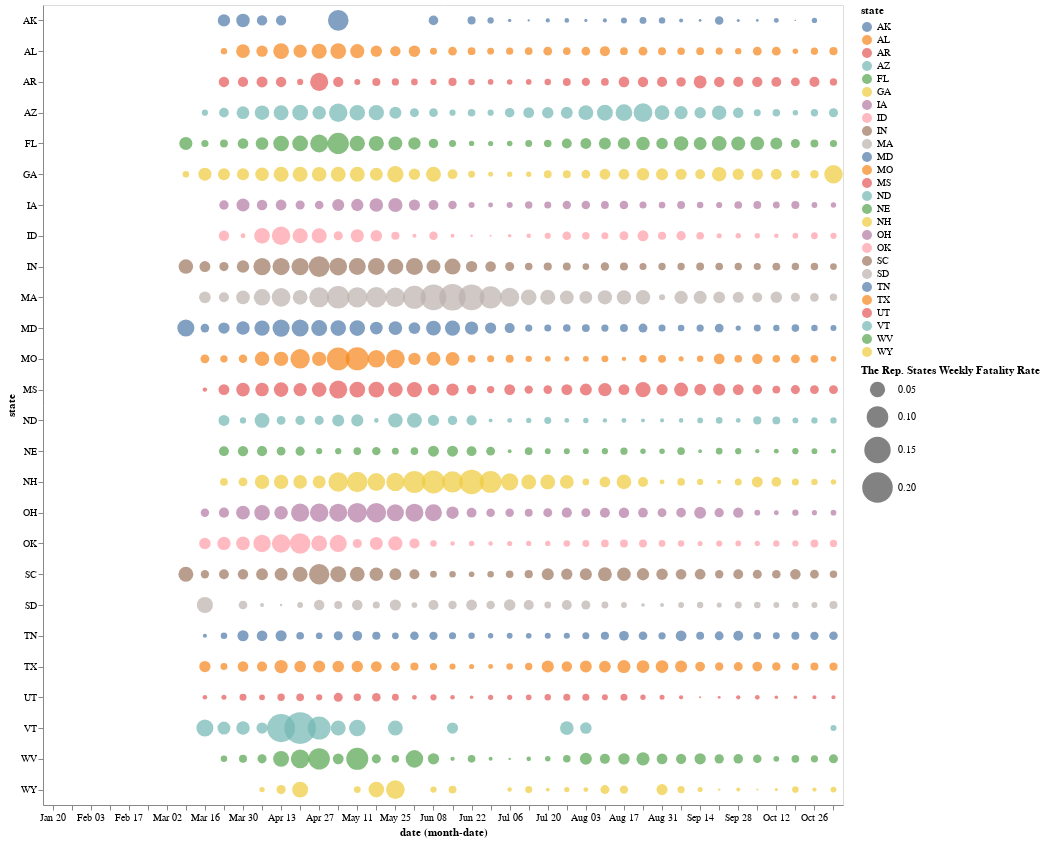

The notebook cell this image was saved under:
### Code cell
alt.data_transformers.disable_max_rows()
alt.Chart(weekly_rep).mark_circle().encode(
    x='monthdate(date):O',
    y='state',
    color='state',
    size=alt.Size('weekly_fr:Q',
        scale=alt.Scale(range=[0, 1000]),
        legend=alt.Legend(title='The Rep. States Weekly Fatality Rate')
    ) 
).properties(
    width=800,
    height=800
)

### Figure 1 — Vega-Lite specification as saved in the notebook (floating-point values rounded to 4 significant figures; data arrays with more than 128 entries replaced by an {"elided": "..."} marker saying what was removed)
{"config": {"view": {"continuousWidth": 400, "continuousHeight": 300}}, "data": {"name": "data-9ff102100ce8f8006ebe4037e9c54fcf"}, "mark": "circle", "encoding": {"color": {"type": "nominal", "field": "state"}, "size": {"type": "quantitative", "field": "weekly_fr", "legend": {"title": "The Rep. States Weekly Fatality Rate"}, "scale": {"range": [0, 1000]}}, "x": {"type": "ordinal", "field": "date", "timeUnit": "monthdate"}, "y": {"type": "nominal", "field": "state"}}, "height": 800, "width": 800, "$schema": "https://vega.github.io/schema/vega-lite/v4.8.1.json", "datasets": {"data-9ff102100ce8f8006ebe4037e9c54fcf": {"elided": "951 records"}}}
